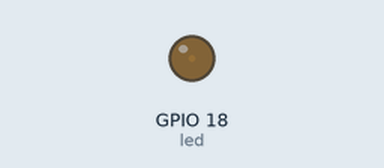
Recording of a program running on a simulated ESP32. Shown: output pins drawn as LEDs (lit = HIGH).

Above: at 0.05 s.
At 2.15 s:
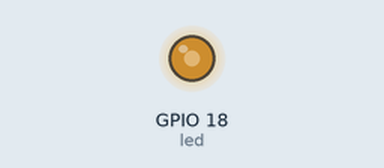
At 3.45 s:
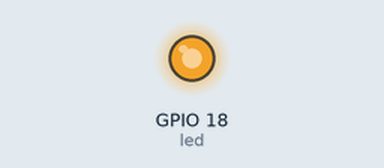
At 6.9 s:
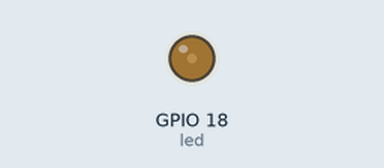
Timing chart, 0 to 10.0 s (numbered marks = the images above):
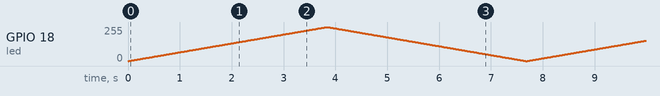

The program:

main.cpp
```cpp
#include <Arduino.h>
#define led 18

void setup() {
  pinMode(led,OUTPUT);
}

void loop() {
  for(int dutycycle=0;dutycycle<=255;dutycycle++)
  {
    analogWrite(led,dutycycle);
    delay(15);
  }

  for(int dutycycle=255;dutycycle>=0;dutycycle--)
  {
    analogWrite(led,dutycycle);
    delay(15);
  }
}
```
